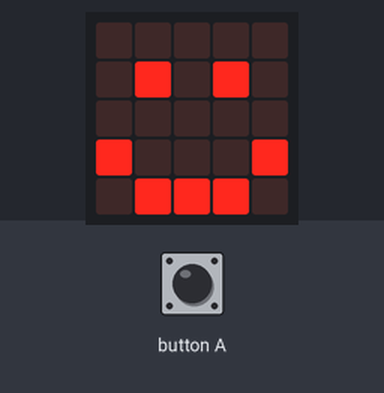
This program was run on a simulated BBC micro:bit running MicroPython. Shown: the board's 5×5 LED display. The inputs (shaded band) are chosen by the test bench.

Above: at 1.2 s.
1.3 s: button A pressed for 0.15 s
At 2.1 s:
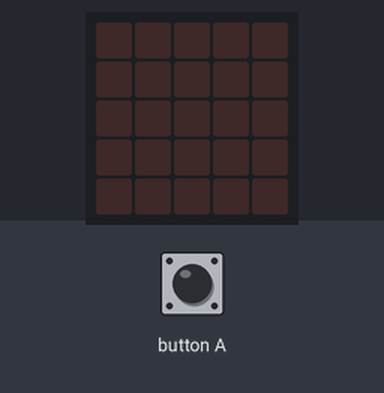
At 14.7 s:
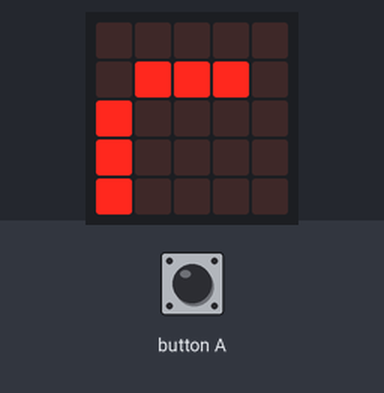
Timing chart, 0 to 16.2 s (numbered marks = the images above; inputs shaded):
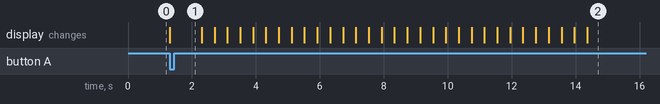

The program:

Basic_A-boton.terminate-reset.py
```python
from microbit import *

def main():
    while not button_a.is_pressed():
        display.show(Image.HAPPY)
        if accelerometer.was_gesture("shake"):
            display.show(Image.SAD)
            sleep(2000)

    display.clear()
    sleep(1000)
    display.show("FIN. Pulsa reset para reiniciar")

if __name__ == "__main__":
    main()
```

Measured:
- after the input at 1.3 s, the display: changes at once (image 1)
